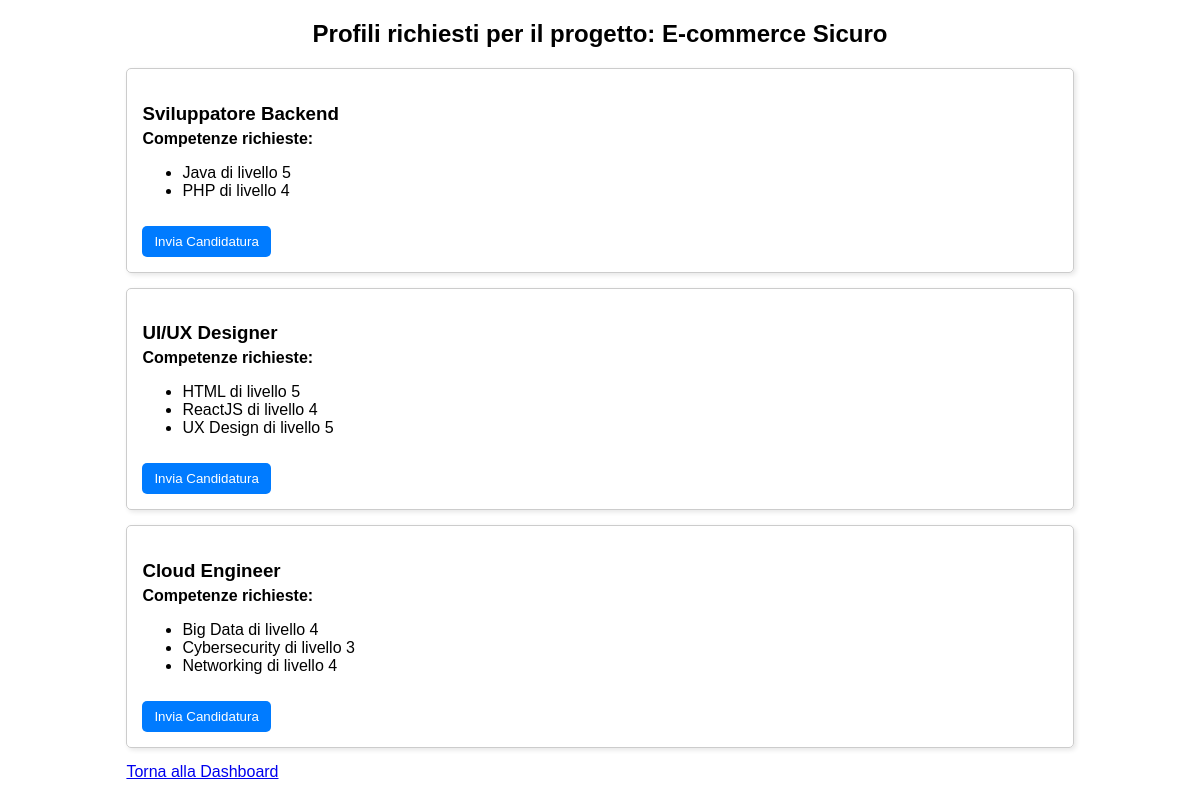
The page /php/visualizza_Profili.php?nome_progetto=E-commerce+Sicuro (signed in) on the database its author committed.
### tables this page shows
CREATE TABLE Profilo (
    id INT AUTO_INCREMENT PRIMARY KEY,
    nome VARCHAR(50) NOT NULL
);

### php/visualizza_Profili.php (the view, shortened to what this page needs)
<?php
require 'config.php';
$nome_progetto = $_GET['nome_progetto'];
$profili = [];
try {
    $conn = new mysqli($host, $username, $password, $dbname);
    $stmt = $conn->prepare("
        SELECT
            P.id AS id_profilo,
            P.nome AS nome_profilo,
            GROUP_CONCAT(CONCAT(PK.nome_competenza, ' di livello ', PK.livello)
                         ORDER BY PK.nome_competenza ASC
                         SEPARATOR '; ') AS competenze
        FROM Profilo P
        JOIN Profilo_Software PS ON P.id = PS.id_profilo
        LEFT JOIN ProfiloSkill PK ON P.id = PK.id_profilo
        WHERE PS.nome_Software = ?
        GROUP BY P.id, P.nome
    ");
    $stmt->bind_param("s", $nome_progetto);
    $stmt->execute();
    $result = $stmt->get_result();
    while ($row = $result->fetch_assoc()) {
        $profili[] = $row;
    }
} catch (mysqli_sql_exception $e) {
    die("<p class='error'>Errore nel recupero dei profili: " . htmlspecialchars($e->getMessage()) . "</p>");
}
?>
<!DOCTYPE html>
<html lang="it">
<head>
</head>
<body>
    <div class="container">
        <h2>Profili richiesti per il progetto: <?php echo htmlspecialchars($nome_progetto); ?></h2>
        <?php if (empty($profili)): ?>
            <p>Non ci sono profili associati a questo progetto.</p>
        <?php else: ?>
            <?php foreach ($profili as $profilo): ?>
                <div class="profile-card">
                    <h3><?php echo htmlspecialchars($profilo['nome_profilo']); ?></h3>
                    <p><strong>Competenze richieste:</strong></p>
                    <ul>
                    <?php
                        $competenze_raw = $profilo['competenze'] ?? '';
                        $competenze_array = array_filter(explode("; ", $competenze_raw));
                        if (empty($competenze_array)) {
                            echo "<li>Nessuna competenza richiesta.</li>";
                        } else {
                            foreach ($competenze_array as $competenza): ?>
                                <li><?php echo htmlspecialchars($competenza); ?></li>
                            <?php endforeach;
                        }
                    ?>
                    </ul>
                    <form action="invia_candidatura.php" method="POST">
                        <button type="submit">Invia Candidatura</button>
                    </form>
                </div>
            <?php endforeach; ?>
        <?php endif; ?>
        <a href="dashboard.php">Torna alla Dashboard</a>
    </div>
</body>
</html>

### php/visualizza_Profili.php (style rules this page uses)
body { font-family: Arial, sans-serif; }
.container { width: 80%; margin: auto; }
.profile-card { border: 1px solid #ccc; padding: 15px; margin-bottom: 15px; border-radius: 5px; box-shadow: 2px 2px 5px rgba(0, 0, 0, 0.1); }
h2 { text-align: center; }
.profile-card h3 { margin-bottom: 5px; }
.profile-card p { margin: 2px 0; }
.profile-card button { margin-top: 10px; padding: 8px 12px; border: none; background-color: #007BFF; color: white; cursor: pointer; border-radius: 5px; }

### rows shown on the page
profilo: nome "Sviluppatore Backend", competenza "Java di livello 5", competenza "PHP di livello 4"
profilo: nome "UI/UX Designer", competenza "HTML di livello 5", competenza "ReactJS di livello 4", competenza "UX Design di livello 5"
profilo: nome "Cloud Engineer", competenza "Big Data di livello 4", competenza "Cybersecurity di livello 3", competenza "Networking di livello 4"

### other values the page prints
$nome_progetto "E-commerce Sicuro"
